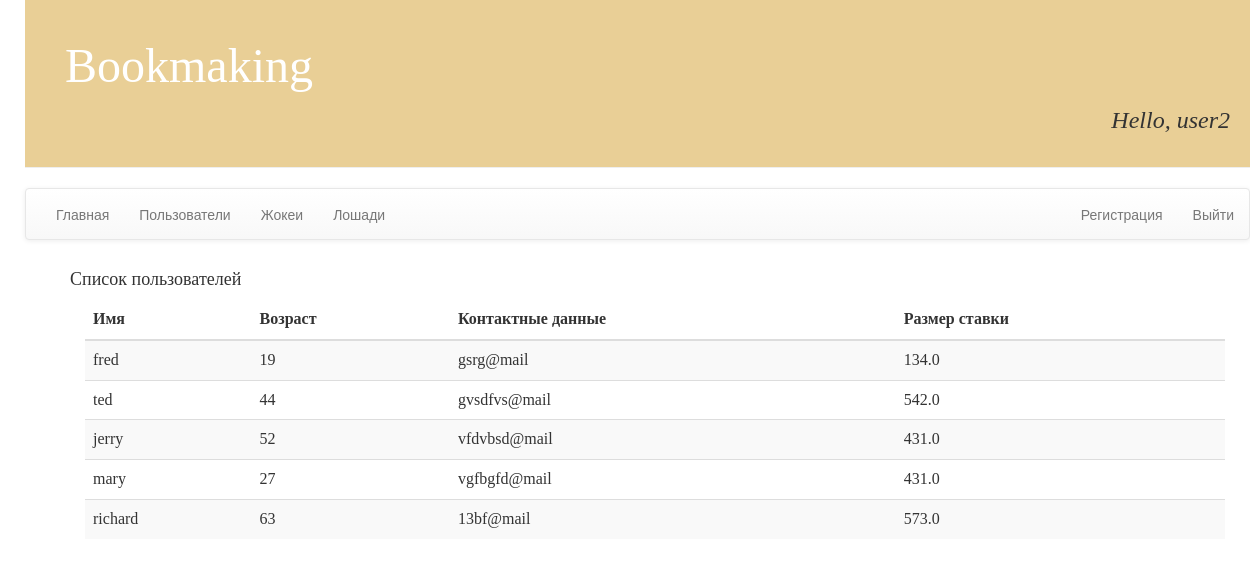
Screenshot of /user/ (signed in) with the database file from the repository.
### bookmaking/models.py (models this page shows)
class User1(models.Model):
    user_id = models.IntegerField()
    name = models.CharField(max_length=50)
    age = models.IntegerField()
    stake = models.FloatField()
    contacts = models.CharField(max_length=50)
    bank_account = models.CharField(max_length=50)

### bookmaking/views.py (the view)
# urls.py: url(r'^user/$', views.user_view),
@login_required(login_url='/login')
def user_view(request):
    users = User1.objects.all()
    return render (request, 'bookmaking/users.html', {'users': users})

### bookmaking/templates/bookmaking/users.html
{% extends 'bookmaking/base.html' %}
{% load staticfiles %}
{% block content %}
	<h4>Список пользователей</h4>
	<div class="container">
    <table class="table table-striped">
 <thead>
 <tr>
 <th>Имя</th>
 <th>Возраст</th>
 <th>Контактные данные</th>
 <th>Размер ставки</th>
 </tr>
 </thead>
 <tbody>
  {% for user in users %}
 <tr>
 <td>{{user.name}}</td>
 <td>{{user.age}}</td>
 <td>{{user.contacts}}</td>
 <td>{{user.stake}}</td>
 </tr>
 {% endfor %}
 </tbody>
 </table>
	</div>
{% endblock content %}

### bookmaking/templates/bookmaking/base.html (shortened to what this page needs)
{% load staticfiles %}
 <html>
        <head>
            <link rel="stylesheet" href="//maxcdn.bootstrapcdn.com/bootstrap/3.2.0/css/bootstrap.min.css">
            <link rel="stylesheet" href="//maxcdn.bootstrapcdn.com/bootstrap/3.2.0/css/bootstrap-theme.min.css">
            <link rel="stylesheet" href="{% static 'css/bookmaking.css' %}">
        </head>
        <body>
            <div class="page-header">
                <h1>
                	<a href="/">Bookmaking</a>
                </h1>
                {% if user.is_authenticated %}
			    <p class="top-menu" align = "right"><i><font size="5">Hello, {{ user.username }}</font></i></p>
			    {% endif %}
            </div>
      <nav role="navigation" class="navbar navbar-default">
      <div id="navbarCollapse" class="collapse navbar-collapse">
        <ul class="nav navbar-nav">
          <li><a href="/">Главная</a></li>
          <li><a href='/user' %}">Пользователи</a></li>
          <li><a href="#">Жокеи</a></li>
          <li><a href="#">Лошади</a></li>
        </ul>
        <ul class="nav navbar-nav navbar-right">
       	  <li><a href="/registration">Регистрация</a></li>
       	  {% if user.is_authenticated %}
       	  		<li><a href="/logout">Выйти</a></li>
       	  {% else %}
          		<li><a href="/login">Войти</a></li>
          {% endif %}
        </ul>
      </div>
    </nav>
            <div class="content container">
                <div class="row">
                    <div class="col-md-8">
                    {% block content %}
                    {% endblock %}
                    </div>
                </div>
            </div>
        </body>
    </html>

### bookmaking/static/css/bookmaking.css (style rules this page uses)
h1 a { color: #FCA205; }
body { padding-left: 25px; }
.page-header { background-color: #E9CF96; font-family: 'BRITANNIC BOLD'; margin-top: 0; padding: 20px 20px 20px 40px; }
.page-header h1, .page-header h1 a, .page-header h1 a:visited, .page-header h1 a:active { color: #ffffff; font-size: 36pt; text-decoration: none; }
.content { margin-left: 30px; font-family: 'commercialscript bt'; }

### rows the page displays
User1: name "fred", age "19", contacts "gsrg@mail", stake "134.0"
User1: name "ted", age "44", contacts "gvsdfvs@mail", stake "542.0"
User1: name "jerry", age "52", contacts "vfdvbsd@mail", stake "431.0"
User1: name "mary", age "27", contacts "vgfbgfd@mail", stake "431.0"
User1: name "richard", age "63", contacts "13bf@mail", stake "573.0"

### other values shown
{{ user.username }} "user2"
